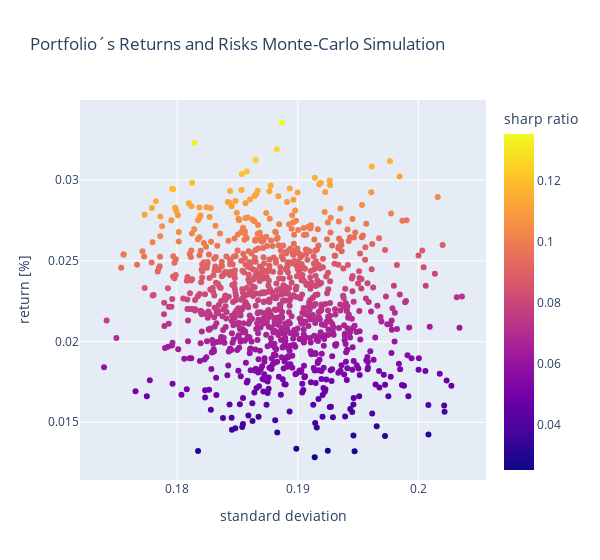

Notebook code for this chart:
### Code cell
# plot returns vs risk
fig = px.scatter(x=df_simulation['portfolio standard dev'], 
                 y=df_simulation['portfolio return']*100,
                 color=df_simulation['portfolio sharp ratio']*100,
                 labels={'y': 'return [%]', 'x': 'standard deviation', 'color': 'sharp ratio'},
                 width=600, 
                 title='Portfolio´s Returns and Risks Monte-Carlo Simulation')
fig.show()

### Figure 1 — Plotly figure (JSON) as saved in the notebook; plotly's stock layout.template omitted (floating-point values rounded to 4 significant figures; data arrays with more than 128 entries replaced by an {"elided": "..."} marker saying what was removed)
{"data": [{"hovertemplate": "standard deviation=%{x}<br>return [%]=%{y}<br>sharp ratio=%{marker.color}<extra></extra>", "legendgroup": "", "marker": {"color": {"elided": "1000 float values"}, "coloraxis": "coloraxis", "symbol": "circle"}, "mode": "markers", "name": "", "orientation": "v", "showlegend": false, "type": "scatter", "x": {"elided": "1000 float values"}, "xaxis": "x", "y": {"elided": "1000 float values"}, "yaxis": "y"}], "layout": {"coloraxis": {"colorbar": {"title": {"text": "sharp ratio"}}, "colorscale": [[0, "#0d0887"], [0.1111, "#46039f"], [0.2222, "#7201a8"], [0.3333, "#9c179e"], [0.4444, "#bd3786"], [0.5556, "#d8576b"], [0.6667, "#ed7953"], [0.7778, "#fb9f3a"], [0.8889, "#fdca26"], [1, "#f0f921"]]}, "legend": {"tracegroupgap": 0}, "title": {"text": "Portfolio´s Returns and Risks Monte-Carlo Simulation"}, "width": 600, "xaxis": {"anchor": "y", "domain": [0, 1], "title": {"text": "standard deviation"}}, "yaxis": {"anchor": "x", "domain": [0, 1], "title": {"text": "return [%]"}}}}
